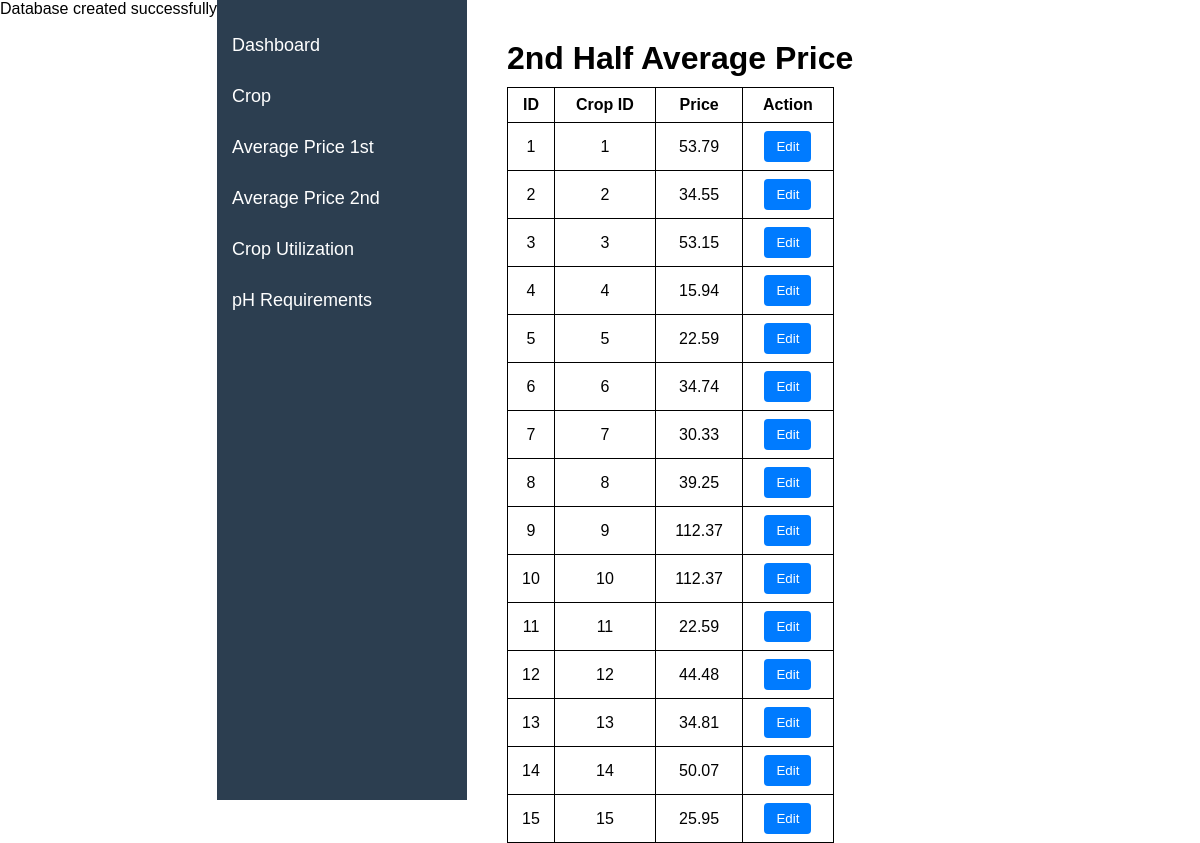
Page /2ndhalf on the committed database.
### tables this page shows
CREATE TABLE `average_price_second_half` (
  `id` int(11) NOT NULL,
  `crop_id` int(11) NOT NULL,
  `price` decimal(6,2) NOT NULL
);

### index.php (called while the page is built, shortened)
<?php
    require("code/routing.php");
?>

### website/pages/2ndhalf.php (the view, shortened to what this page needs)
<html>
<head>
  <link rel="stylesheet" href="website/css/2ndhalf.css">
</head>
<body>
  <h1>2nd Half Average Price</h1>
  <table border="1" width="100%">
    <tr>
      <th>ID</th>
      <th>Crop ID</th>
      <th>Price</th>
      <th>Action</th>
    </tr>
    <?php
      $sql = "SELECT id, crop_id, price FROM average_price_second_half";
      $result = $conn->query($sql);
      if ($result->num_rows > 0) {
        while($row = $result->fetch_assoc()) {
          echo "<tr>";
          echo "<td>" . $row['id'] . "</td>";
          echo "<td>" . $row['crop_id'] . "</td>";
          echo "<td>" . $row['price'] . "</td>";
          echo "<td><button class='edit-btn' onclick=\"openModal('{$row['id']}', '{$row['crop_id']}', '{$row['price']}')\">Edit</button></td>";
          echo "</tr>";
        }
      } else {
        echo "<tr><td colspan='4'>No records found</td></tr>";
      }
    ?>
  </table>
</body>
</html>

### website/css/2ndhalf.css (style rules this page uses)
h1 { margin-bottom: 10px; }
table { border-collapse: collapse; width: 50%; margin-bottom: 20px; }
th, td { border: 1px solid black; padding: 8px; text-align: center; }
button.edit-btn { background-color: #007bff; color: white; border: none; padding: 8px 12px; cursor: pointer; border-radius: 4px; }

### website/Main.php (style rules this page uses)
* { margin: 0; padding: 0; box-sizing: border-box; font-family: Arial, sans-serif; }
body { display: flex; }

### rows in the picture
average_price_second_half: id "1", crop "1", price "53.79"
average_price_second_half: id "2", crop "2", price "34.55"
average_price_second_half: id "3", crop "3", price "53.15"
average_price_second_half: id "4", crop "4", price "15.94"
average_price_second_half: id "5", crop "5", price "22.59"
average_price_second_half: id "6", crop "6", price "34.74"
average_price_second_half: id "7", crop "7", price "30.33"
average_price_second_half: id "8", crop "8", price "39.25"
average_price_second_half: id "9", crop "9", price "112.37"
average_price_second_half: id "10", crop "10", price "112.37"
average_price_second_half: id "11", crop "11", price "22.59"
average_price_second_half: id "12", crop "12", price "44.48"
average_price_second_half: id "13", crop "13", price "34.81"
average_price_second_half: id "14", crop "14", price "50.07"
average_price_second_half: id "15", crop "15", price "25.95"
